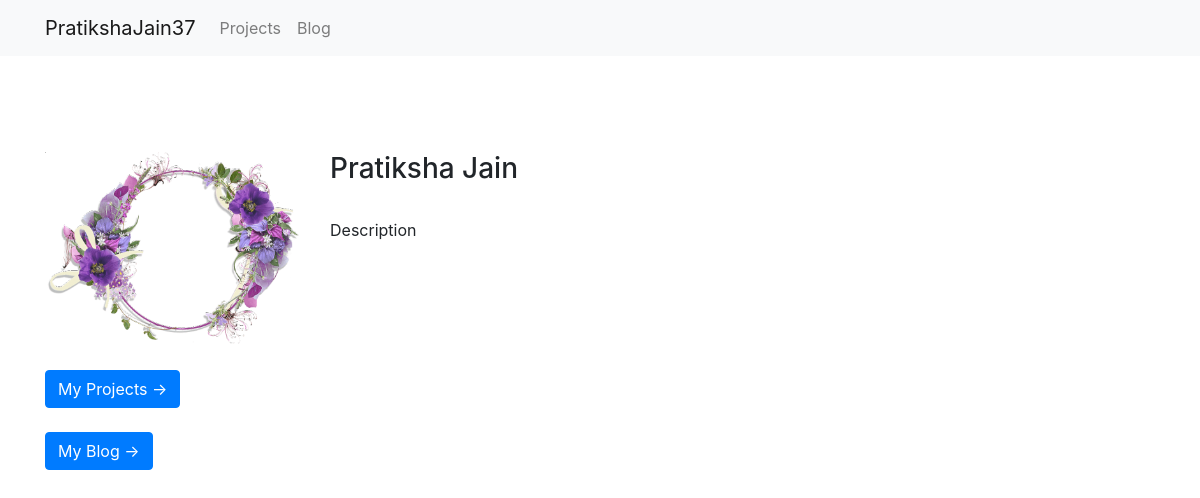
The page / on the database its author committed.
### about/models.py (models this page shows, shortened)
class About(models.Model):
    author = models.CharField(max_length=30)
    description = models.TextField()
    image = models.ImageField(upload_to="img/", blank=True, null=True, default='project3.png')

### about/views.py (the view)
# urls.py: path("", views.about_index, name='about_index'),
def about_index(request):
    about_info = About.objects.all()
    context = {
        'about':about_info
    }
    return render(request, 'about_index.html', context)

### about/templates/about_index.html
{% extends "base.html" %}
{% load static %}
{% block page_content %}
<br>
<br>
<br>
<br>
{% for info in about %}
    <div class="row">
    <div class="col-md-3">
        <img src="{{ info.image.url }}" alt="" width="100%">
    </div>
    <div class="col-md-9">
        <h3>{{ info.author }}</h3>
        <br>
        {{ info.description }}
    </div>
    </div>
{% endfor %}
<br>
<a href="{% url 'project_index' %}" class="btn btn-primary">
    My Projects ->
</a>
<br> <br>
<a href="{% url 'blog_index' %}" class="btn btn-primary">
    My Blog ->
</a>
{% endblock %}

### rows shown on the page
About: image (picture), author "Pratiksha Jain", description "Description"
